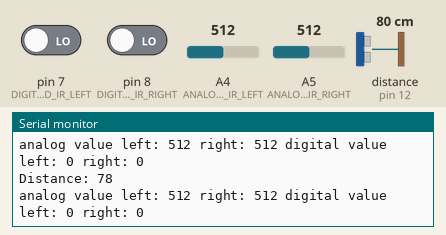
A sketch run on a simulated Arduino Uno, built with avr-gcc and run on an emulated ATmega328P. Parts: the last lines printed to the serial monitor. Wiring (inferred from the names in the program): ultrasonic range finder: trigger pin 11; echo pin 12. The test bench sets the inputs (shaded band); at power-on: distance to the obstacle (sensor on pin 12) 80 cm, A4 (ANALOG_READ_IR_LEFT) = 512, A5 (ANALOG_READ_IR_RIGHT) = 512, pin 7 (DIGITAL_READ_IR_LEFT) LOW, pin 8 (DIGITAL_READ_IR_RIGHT) LOW. The echo pulse lasts 58.3 µs per cm.

Above: at 1.3 s.
1.4 s: distance to the obstacle (sensor on pin 12) set to 2 cm
At 2.0 s:
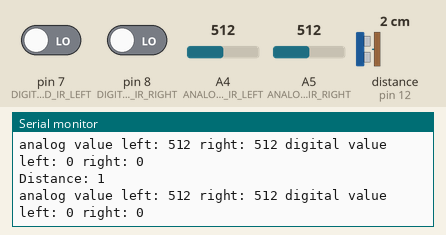
2.9 s: A4 (ANALOG_READ_IR_LEFT) set to 716
At 3.5 s:
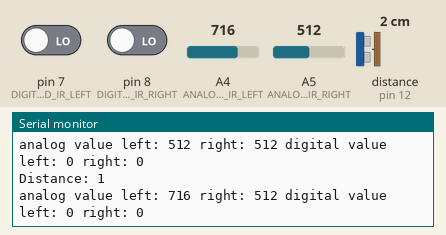
4.4 s: A5 (ANALOG_READ_IR_RIGHT) set to 716
At 5.1 s:
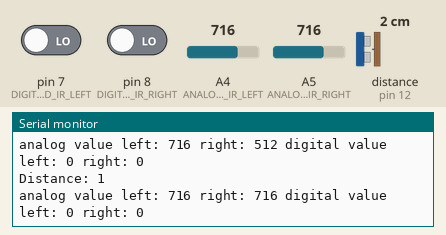
5.9 s: pin 7 (DIGITAL_READ_IR_LEFT) driven HIGH
At 6.6 s:
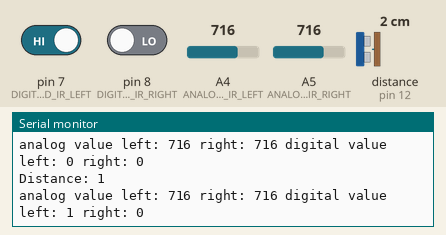
7.4 s: pin 8 (DIGITAL_READ_IR_RIGHT) driven HIGH
At 8.2 s:
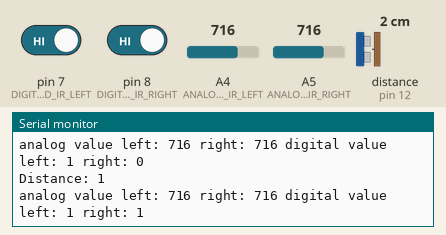
8.9 s: distance to the obstacle (sensor on pin 12) set to 250 cm
At 8.9 s:
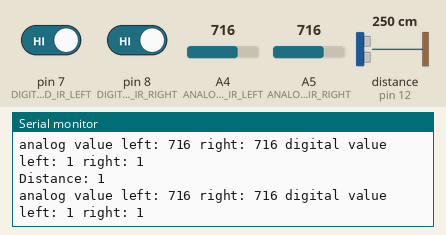
Timing chart, 0 to 11.9 s (numbered marks = the images above; inputs shaded):
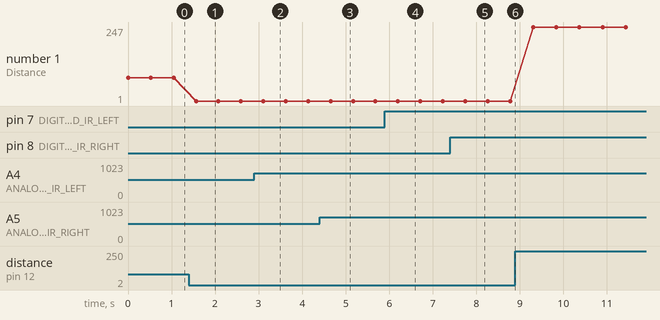

The sketch:

sonar_test.ino
```cpp
#define TRIGER_PIN 11
#define ECHO_PIN 12
#define ANALOG_READ_IR_LEFT A4
#define DIGITAL_READ_IR_LEFT 7
#define ANALOG_READ_IR_RIGHT A5
#define DIGITAL_READ_IR_RIGHT 8
// defines variables
long duration;
int distance;
void setup() {
  pinMode(TRIGER_PIN, OUTPUT); // Sets the trigPin as an Output
  pinMode(ECHO_PIN, INPUT); // Sets the echoPin as an Input
  Serial.begin(9600); // Starts the serial communication

  pinMode(ANALOG_READ_IR_LEFT, INPUT);
  pinMode(DIGITAL_READ_IR_LEFT, INPUT);
  pinMode(ANALOG_READ_IR_RIGHT, INPUT);
  pinMode(DIGITAL_READ_IR_RIGHT, INPUT);
}
void loop() {
  // Clears the trigPin
  digitalWrite(TRIGER_PIN, LOW);
  delayMicroseconds(2);
  // Sets the trigPin on HIGH state for 10 micro seconds
  digitalWrite(TRIGER_PIN, HIGH);
  delayMicroseconds(10);
  digitalWrite(TRIGER_PIN, LOW);
  // Reads the echoPin, returns the sound wave travel time in microseconds
  duration = pulseIn(ECHO_PIN, HIGH);
  // Calculating the distance
  distance = duration * 0.034 / 2;
  // Prints the distance on the Serial Monitor
  Serial.print("Distance: ");
  Serial.println(distance);

  Serial.print("analog value left: ");
  Serial.print(analogRead(ANALOG_READ_IR_LEFT));
  Serial.print(" right: ");
  Serial.print(analogRead(ANALOG_READ_IR_RIGHT));
  Serial.print(" digital value left: ");
  Serial.print(digitalRead(DIGITAL_READ_IR_LEFT));
  Serial.print(" right: ");
  Serial.println(digitalRead(DIGITAL_READ_IR_RIGHT));
  delay(500);
}
```

Measured:
- after the input at 1.4 s, the serial monitor: prints a new line after 0.16 s (image 1)
- after the input at 2.9 s, the serial monitor: prints a new line after 0.22 s (image 2)
- after the input at 4.4 s, the serial monitor: prints a new line after 0.27 s (image 3)
- after the input at 5.9 s, the serial monitor: prints a new line after 0.31 s (image 4)
- after the input at 7.4 s, the serial monitor: prints a new line after 0.36 s (image 5)
- plotted number 1: 78 → 1 after the input at 1.4 s, 1 → 247 after the input at 8.9 s
